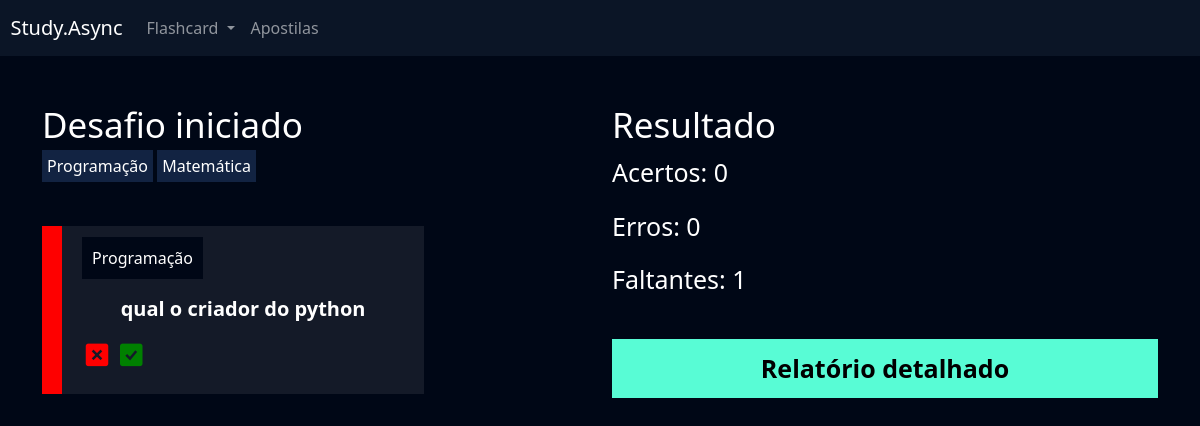
Page /flashcard/desafio/10/ (signed in) on the earlier database version.
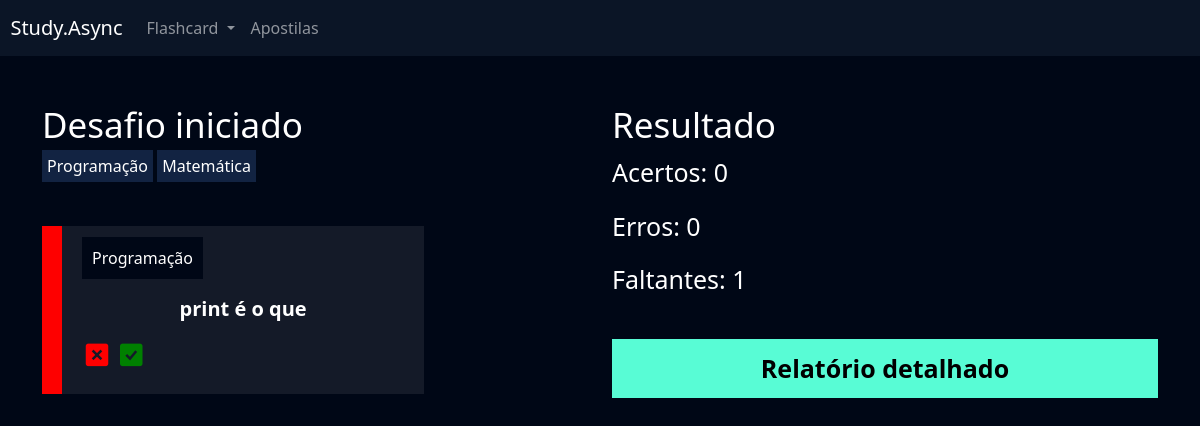
Same page on the later database version.
### flashcard/models.py (models this page shows, shortened)
class FlashcardDesafio(models.Model):
    flashcard = models.ForeignKey(Flashcard, on_delete=models.DO_NOTHING)
    respondido = models.BooleanField(default=False)
    acertou = models.BooleanField(default=False)

class Flashcard(models.Model):
    DIFICULDADE_CHOICES = (('D', 'Difícil'), ('M', 'Médio'), ('F', 'Fácil'))
    user = models.ForeignKey(User, on_delete=models.DO_NOTHING)
    pergunta = models.CharField(max_length=100)
    resposta = models.TextField()
    categoria = models.ForeignKey(Categoria, on_delete=models.DO_NOTHING)
    dificuldade = models.CharField(max_length=1, choices=DIFICULDADE_CHOICES)
    @property
    def css_dificuldade(self):
        if self.dificuldade == 'F':
            return 'flashcard-facil'
        elif self.dificuldade == 'M':
            return 'flashcard-medio'
        elif self.dificuldade == 'D':
            return 'flashcard-dificil'

class Categoria(models.Model):
    nome = models.CharField(max_length=20)
    def __str__(self):
        return self.nome

### flashcard/views.py (the view)
# urls.py: path('desafio/<int:id>/', views.desafio, name='desafio'),
def desafio(request, id):
    desafio = Desafio.objects.get(id=id)
    if not desafio.user == request.user:
        raise Http404()
    if request.method == 'GET':
        acertos = desafio.flashcards.filter(respondido=True).filter(acertou=True).count()
        erros = desafio.flashcards.filter(respondido=True).filter(acertou=False).count()
        faltantes = desafio.flashcards.filter(respondido=False).count()
        return render(
            request,
            'desafio.html',
            {
                'desafio': desafio, 'acertos' : acertos,
                    'erros' : erros, 'faltantes' : faltantes
            },
        )

### flashcard/templates/desafio.html (shortened to what this page needs)
{% extends "base.html" %}
{% load static %}
{% block 'cabecalho' %}
    <link href="{% static 'usuarios/css/cadastro.css' %}" rel="stylesheet">
    <link href="{% static 'flashcard/css/novo_flashcard.css' %}" rel="stylesheet">
    <link href="{% static 'flashcard/css/iniciar_desafio.css' %}" rel="stylesheet">
    <link href="{% static 'flashcard/css/desafio.css' %}" rel="stylesheet">
    <link href='https://unpkg.com/boxicons@2.1.4/css/boxicons.min.css' rel='stylesheet'>
{% endblock 'cabecalho' %}
{% block 'conteudo' %}
    {% include "partials/header.html" %}
    <div class="container">
        <br>
        <br>
        <div class="row">
            <div class="col-md">
                <h3 class="fonte-secundaria" >Desafio iniciado</h3>
                <span class="badge-categoria">Programação</span>
                <span class="badge-categoria" >Matemática</span>
                <br>
                <br>
                <br>
                {% for flash in desafio.flashcards.all %}
                    <div class="box-new-flashcard {% if flash.respondido %}op2{% endif %}">
                        <div class="flashcard {{flash.flashcard.css_dificuldade}}">
                            <div class="flashcard-categoria">
                                {{flash.flashcard.categoria}}
                            </div>
                            <br>
                            <br>
                            <div class="flashcard-box-item" onclick="flip_card({{flash.id}})">
                                <p class="flashcard-item">{{flash.flashcard.pergunta}}</p>
                            </div>
                            {% if not flash.respondido %}
                                <div class="responder">
                                    <a href="{% url 'responder_flashcard' flash.id %}?acertou=0&desafio_id={{desafio.id}}"><i class='bx bxs-x-square icone-vermelho'></i></a>
                                    <a href="{% url 'responder_flashcard' flash.id %}?acertou=1&desafio_id={{desafio.id}}"><i class='bx bxs-check-square icone-verde' ></i></a>
                                </div>
                            {% else %}
                                {% if flash.acertou %}
                                    <span class="badge bg-success">Acertou</span>
                                {% else %}
                                    <span class="badge bg-danger">Errou</span>
                                {% endif%}
                            {% endif %}
                        </div>
                    </div>
                    <br>
                    <br>
                {% endfor %}
            </div>
            <div class="col-md">
                <h3 class="fonte-secundaria">Resultado</h3>
                <p class="fonte-p">Acertos: {{acertos}}</p>
                <p class="fonte-p">Erros: {{erros}}</p>
                <p class="fonte-p">Faltantes: {{faltantes}}</p>
                <br>
                <a class="btn-cadastro btn-desafio" href="{% url 'relatorio' desafio.id %}">Relatório detalhado</a>
            </div>
        </div>
    </div>
{% endblock 'conteudo' %}

### templates/base.html (shortened to what this page needs)
{% load static %}
<!doctype html>
<html lang="en">
<head>
    <link href="https://cdn.jsdelivr.net/npm/bootstrap@5.3.2/dist/css/bootstrap.min.css" rel="stylesheet">
    <link href="{% static 'geral/css/base.css' %}" rel="stylesheet">
    {% block 'cabecalho' %} {% endblock %}
</head>
<body>
    {% block 'conteudo' %}{% endblock %}
</body>
</html>

### templates/partials/header.html (shortened to what this page needs)
<nav style="background-color: var(--main-color)" class="navbar navbar-expand-lg navbar-dark">
    <a class="navbar-brand" href="#">&nbsp&nbspStudy.Async</a>
    <div class="collapse navbar-collapse" id="navbarNav">
      <ul class="navbar-nav">
        <li class="nav-item dropdown">
          <a class="nav-link dropdown-toggle" href="#" id="navbarDropdown" role="button" data-bs-toggle="dropdown" aria-expanded="false">
            Flashcard
          </a>
        </li>
        <li class="nav-item">
          <a class="nav-link" href="">Apostilas</a>
        </li>
      </ul>
    </div>
  </nav>

### templates/static/geral/css/base.css (style rules this page uses)
:root { --main-color: #0b1526; --dark-color: #000716; --secondary-dark-color: rgb(15, 2, 26); --light-color: #00c1f3; --contrast-color: #f4c96b; --differential-color: #58fcd5; }
body { background-color: var(--dark-color) !important; color: white !important; }

### templates/static/usuarios/css/cadastro.css (style rules this page uses)
* { margin: 0; padding: 0; }
.btn-cadastro { padding: 10px; background-color: #58fcd5; border: none; border: 1px solid #58fcd5; font-size: 18px; font-weight: bold; padding-left: 25px; padding-right: 25px; }

### templates/static/flashcard/css/novo_flashcard.css (style rules this page uses)
.box-new-flashcard { width: 70%; margin: auto; }
.flashcard { background-color: rgba(255, 255, 255, .08); padding: 20px; }
.flashcard-box-item { text-align: center; }
.flashcard p { font-size: 20px; font-weight: bold; cursor: pointer; }
.flashcard-dificil { border-left: 20px solid #FE0000; }
.flashcard-categoria { background-color: var(--dark-color); display: inline; padding: 10px; }

### templates/static/flashcard/css/iniciar_desafio.css (style rules this page uses)
.fonte-secundaria { font-size: 35px; }

### templates/static/flashcard/css/desafio.css (style rules this page uses)
.badge-categoria { padding: 5px; background-color: #122342; }
.box-new-flashcard { margin: 0; }
.icone-vermelho { color:red; font-size: 30px; }
.icone-verde { color:green; font-size: 30px; }
.fonte-p { font-size: 25px; }
.btn-desafio { width: 100% !important; color: black; text-decoration: none; display: block; text-align: center; font-size: 25px; }

Differences in the rows shown:
changed FlashcardDesafio "Programação": flashcard.pergunta "qual o criador do python" → "print é o que"
